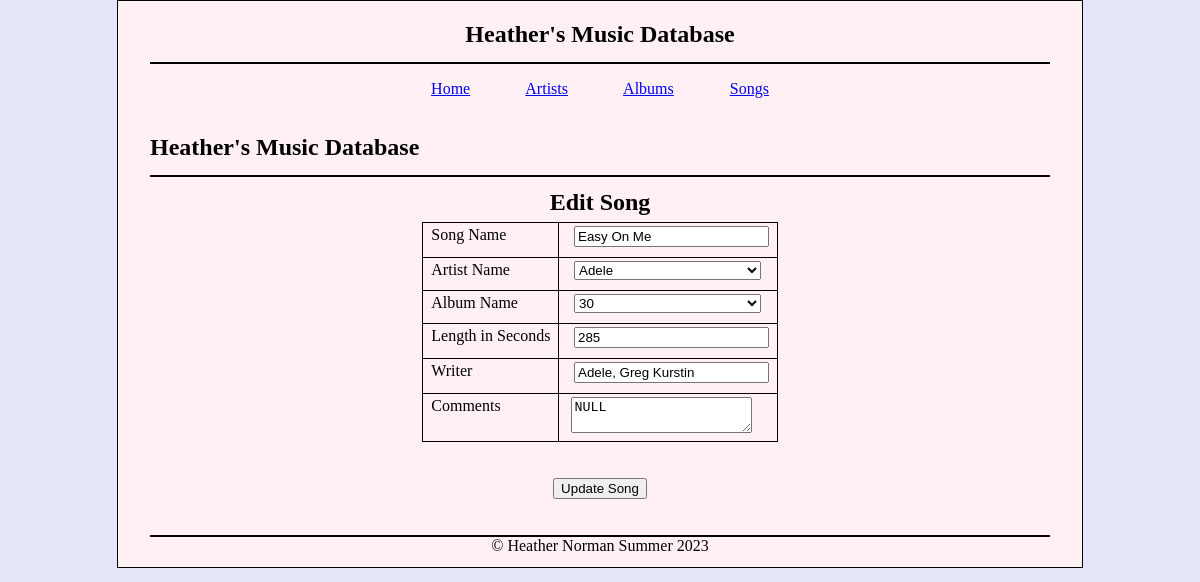
Screenshot of /songs/edit_song.php?song_id=2 with the database file from the repository.
### tables this page shows
CREATE TABLE songs ( 
	song_id INT NOT NULL PRIMARY KEY AUTO_INCREMENT , 
	songname VARCHAR(50) NOT NULL , 
	artist_id INT NOT NULL , 
	album_id INT NOT NULL  , 
	lengthinseconds INT NOT NULL , 
	comments TEXT NULL , 
	writername VARCHAR(500) NOT NULL , 
  FOREIGN KEY (artist_id) REFERENCES artists(artist_id),
  FOREIGN KEY (album_id) REFERENCES albums(album_id)
);

### songs/edit_song.php (the view, shortened to what this page needs)
<?php
    global $connection;
    function get_song(){
        global $connection;
        $song_id = $_GET['song_id'];
        $song_query = 'SELECT *
                            FROM songs
                                JOIN albums ON songs.album_id = albums.album_id
                                JOIN artists ON albums.artist_id = artists.artist_id
                                WHERE songs.song_id= :song_id';
        $statement = $connection->prepare($song_query);
        $statement->bindParam(':song_id', $song_id, PDO::PARAM_INT);
        $statement->execute([':song_id'=> $song_id]);
        $song_info = $statement->fetch(PDO::FETCH_OBJ);
        return $song_info;
    }
    function get_all_artists()
{
    global $connection;
    $artist_query = 'SELECT DISTINCT stagename, artists.artist_id, albumname, album_id
                        FROM artists JOIN albums on artists.artist_id = albums.album_id';
    $statement = $connection->prepare($artist_query);
    $statement->execute();
    $artists = $statement->fetchAll(PDO::FETCH_OBJ);
    return $artists;
}
$artists = get_all_artists();
$song_info = get_song();
?>
<!DOCTYPE html>
<html>
<head>
    <link rel="stylesheet" type="text/css" href="../main.css">
</head>
<center>
    <header>
        <h1>
            <font color=black>Heather's Music Database
        </h1>
    </header>
</center>
<div id="main">
    <center>
        <p>
            <a href="../index.php">Home</a>
            <a href="../artists/allartists.php">Artists</a>
            <a href="../albums/allalbums.php">Albums</a>
            <a href="../songs/allsongs.php">Songs</a>
        </p>
    </center>
    <head>
        <link rel="stylesheet" type="text/css" href="../main.css">
    </head>
    <body>
        <div id="main">
            <header>
                <h1>
                    <font color="black">Heather's Music Database
                </h1>
            </header>
            <div class="body">
                <h1 class="table_header">
                    <font color="black">
                        <center>Edit Song</center>
                </h1>
<div class="body-add">
<div class = "body">
    <center>
   <form method = 'post'>
    <table class = "add">
    <tr>
        <td class = "label-2">Song Name</td><td><input type = "text" name = "songname" value = "<?= $song_info->songname; ?>" class = "textbox" required></td>
        </tr>
        <tr>
        <td>Artist Name</td><td><select class = "drop-down" name = "artistname"> <?php foreach($artists as $artist): if($artist->artist_id == $song_info->artist_id){?> <option value = "<?php echo $song_info->stagename ?>" selected><?php echo $artist->stagename; ?></option><?php } else{ ?>
        <option value = "<?php echo $artist->artist_id ?>"><?php echo $artist->stagename ?><?php } endforeach;?></td>
        </tr>
        <tr>
        <td>Album Name</td><td><select class = "drop-down" name = "albumname" ><?php foreach($artists as $artist): if($artist->album_id == $song_info->album_id){?> <option value = "<?php echo $song_info->albumname ?>" selected><?php echo $artist->albumname; ?></option><?php } else{ ?>
        <option value = "<?php echo $artist->album_id ?>"><?php echo $artist->albumname ?><?php } endforeach;?></td>
        <tr><td>Length in Seconds</td><td><input type = "text" name = "lengthinseconds" value = "<?=$song_info->lengthinseconds?>" class = "textbox" required></td></tr>
        <tr><td>Writer</td><td><input type = "text" name = "writername" value = "<?=$song_info->writername?>" class = "textbox" required></td></tr>
        <tr><td>Comments</td><td>&nbsp;<textarea name = "comments"><?php echo $song_info->comments;?></textarea></td></tr>
        </form></table>
       <br><br>
        <button type = "submit">Update Song</button>
        </div>
</div></center>
    <br><br>
        <footer>
            <center>&copy; Heather Norman Summer 2023 </center>
        </footer>
    </body>
</html>

### main.css (style rules this page uses)
html { background: #e6e6fa; }
body { font-family: Franklin gothic medium; background: #fff0f5; width: 900px; margin: 0 auto; padding: 0 2em; border: 1px solid black; }
header { border-bottom: 2px solid black; padding: .5em 0; }
h1 { color: white; }
footer { clear: both; border-top: 2px solid black; }
h1 { font-size: 150%; margin: 0; padding: .5em 0 .25em; }
h1, h2 { color: rgb(208, 133, 4); }
table { border: 1px solid #000000; border-collapse: collapse; max-width: 100%; }
td, th { border: 1px solid #000000; padding: .2em .5em .2em .5em; vertical-align: top; text-align: left; }
input, select { margin-left: 0.5em; margin-bottom: 0.5em; width: 14em; }

### rows the page displays
songs: songname "Easy On Me", lengthinseconds "285", writername "Adele, Greg Kurstin", comments "NULL"

### other values shown
form field artistname "Adele"
form field albumname "30"
